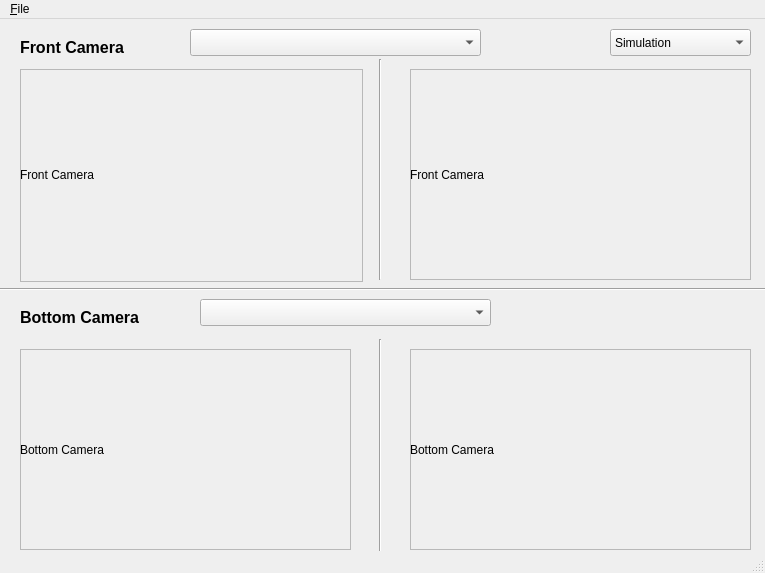
<?xml version="1.0" encoding="UTF-8"?>
<ui version="4.0">
 <author>huixian</author>
 <class>Vision</class>
 <widget class="QMainWindow" name="Vision">
  <property name="geometry">
   <rect>
    <x>0</x>
    <y>0</y>
    <width>765</width>
    <height>573</height>
   </rect>
  </property>
  <property name="sizePolicy">
   <sizepolicy hsizetype="Preferred" vsizetype="Preferred">
    <horstretch>0</horstretch>
    <verstretch>0</verstretch>
   </sizepolicy>
  </property>
  <property name="minimumSize">
   <size>
    <width>341</width>
    <height>211</height>
   </size>
  </property>
  <property name="windowTitle">
   <string>Vision</string>
  </property>
  <widget class="QWidget" name="centralwidget">
   <widget class="QWidget" name="verticalLayoutWidget">
    <property name="geometry">
     <rect>
      <x>20</x>
      <y>50</y>
      <width>343</width>
      <height>213</height>
     </rect>
    </property>
    <layout class="QVBoxLayout">
     <item>
      <widget class="QFrame" name="frontcam_2">
       <property name="minimumSize">
        <size>
         <width>0</width>
         <height>0</height>
        </size>
       </property>
       <property name="frameShape">
        <enum>QFrame::StyledPanel</enum>
       </property>
       <property name="frameShadow">
        <enum>QFrame::Raised</enum>
       </property>
       <widget class="QLabel" name="labelFront">
        <property name="geometry">
         <rect>
          <x>0</x>
          <y>0</y>
          <width>341</width>
          <height>211</height>
         </rect>
        </property>
        <property name="minimumSize">
         <size>
          <width>0</width>
          <height>0</height>
         </size>
        </property>
        <property name="text">
         <string>Front Camera</string>
        </property>
       </widget>
      </widget>
     </item>
    </layout>
   </widget>
   <widget class="QWidget" name="verticalLayoutWidget_2">
    <property name="geometry">
     <rect>
      <x>410</x>
      <y>50</y>
      <width>341</width>
      <height>211</height>
     </rect>
    </property>
    <layout class="QVBoxLayout" name="_2">
     <item>
      <widget class="QFrame" name="frontcamfiltered">
       <property name="frameShape">
        <enum>QFrame::StyledPanel</enum>
       </property>
       <property name="frameShadow">
        <enum>QFrame::Raised</enum>
       </property>
       <widget class="QLabel" name="labelFrontFiltered">
        <property name="geometry">
         <rect>
          <x>0</x>
          <y>0</y>
          <width>341</width>
          <height>211</height>
         </rect>
        </property>
        <property name="text">
         <string>Front Camera</string>
        </property>
       </widget>
      </widget>
     </item>
    </layout>
   </widget>
   <widget class="QWidget" name="verticalLayoutWidget_3">
    <property name="geometry">
     <rect>
      <x>20</x>
      <y>330</y>
      <width>331</width>
      <height>201</height>
     </rect>
    </property>
    <layout class="QVBoxLayout" name="_4">
     <item>
      <widget class="QFrame" name="bottomcam_2">
       <property name="frameShape">
        <enum>QFrame::StyledPanel</enum>
       </property>
       <property name="frameShadow">
        <enum>QFrame::Raised</enum>
       </property>
       <widget class="QLabel" name="labelBottom">
        <property name="geometry">
         <rect>
          <x>0</x>
          <y>0</y>
          <width>331</width>
          <height>201</height>
         </rect>
        </property>
        <property name="text">
         <string>Bottom Camera</string>
        </property>
       </widget>
      </widget>
     </item>
    </layout>
   </widget>
   <widget class="QWidget" name="verticalLayoutWidget_4">
    <property name="geometry">
     <rect>
      <x>410</x>
      <y>330</y>
      <width>341</width>
      <height>201</height>
     </rect>
    </property>
    <layout class="QVBoxLayout" name="_3">
     <item>
      <widget class="QFrame" name="bottomcamfiltered">
       <property name="frameShape">
        <enum>QFrame::StyledPanel</enum>
       </property>
       <property name="frameShadow">
        <enum>QFrame::Raised</enum>
       </property>
       <widget class="QLabel" name="labelBottomFiltered">
        <property name="geometry">
         <rect>
          <x>0</x>
          <y>0</y>
          <width>341</width>
          <height>201</height>
         </rect>
        </property>
        <property name="text">
         <string>Bottom Camera</string>
        </property>
       </widget>
      </widget>
     </item>
    </layout>
   </widget>
   <widget class="Line" name="line">
    <property name="geometry">
     <rect>
      <x>-10</x>
      <y>260</y>
      <width>811</width>
      <height>20</height>
     </rect>
    </property>
    <property name="orientation">
     <enum>Qt::Horizontal</enum>
    </property>
   </widget>
   <widget class="QComboBox" name="frontfilter">
    <property name="geometry">
     <rect>
      <x>190</x>
      <y>10</y>
      <width>291</width>
      <height>27</height>
     </rect>
    </property>
   </widget>
   <widget class="QComboBox" name="bottomfilter">
    <property name="geometry">
     <rect>
      <x>200</x>
      <y>280</y>
      <width>291</width>
      <height>27</height>
     </rect>
    </property>
   </widget>
   <widget class="QLabel" name="bottomcam">
    <property name="geometry">
     <rect>
      <x>20</x>
      <y>290</y>
      <width>131</width>
      <height>17</height>
     </rect>
    </property>
    <property name="font">
     <font>
      <pointsize>12</pointsize>
      <weight>75</weight>
      <bold>true</bold>
     </font>
    </property>
    <property name="text">
     <string>Bottom Camera</string>
    </property>
   </widget>
   <widget class="QLabel" name="frontcam">
    <property name="geometry">
     <rect>
      <x>20</x>
      <y>20</y>
      <width>131</width>
      <height>17</height>
     </rect>
    </property>
    <property name="font">
     <font>
      <pointsize>12</pointsize>
      <weight>75</weight>
      <bold>true</bold>
     </font>
    </property>
    <property name="text">
     <string>Front Camera</string>
    </property>
   </widget>
   <widget class="Line" name="line_2">
    <property name="geometry">
     <rect>
      <x>370</x>
      <y>40</y>
      <width>20</width>
      <height>221</height>
     </rect>
    </property>
    <property name="orientation">
     <enum>Qt::Vertical</enum>
    </property>
   </widget>
   <widget class="Line" name="line_3">
    <property name="geometry">
     <rect>
      <x>370</x>
      <y>320</y>
      <width>20</width>
      <height>251</height>
     </rect>
    </property>
    <property name="orientation">
     <enum>Qt::Vertical</enum>
    </property>
   </widget>
   <widget class="QComboBox" name="source_ddm">
    <property name="geometry">
     <rect>
      <x>610</x>
      <y>10</y>
      <width>141</width>
      <height>27</height>
     </rect>
    </property>
    <item>
     <property name="text">
      <string>Simulation</string>
     </property>
    </item>
    <item>
     <property name="text">
      <string>Bag data</string>
     </property>
    </item>
   </widget>
  </widget>
  <widget class="QMenuBar" name="menubar">
   <property name="geometry">
    <rect>
     <x>0</x>
     <y>0</y>
     <width>765</width>
     <height>25</height>
    </rect>
   </property>
   <widget class="QMenu" name="menuFile">
    <property name="title">
     <string>&amp;File</string>
    </property>
    <addaction name="actionOpen"/>
    <addaction name="separator"/>
    <addaction name="actionSave"/>
    <addaction name="separator"/>
    <addaction name="actionQuit"/>
   </widget>
   <addaction name="menuFile"/>
  </widget>
  <widget class="QStatusBar" name="statusbar"/>
  <action name="actionOpen">
   <property name="text">
    <string>&amp;Open</string>
   </property>
   <property name="toolTip">
    <string>Open a .bag file</string>
   </property>
   <property name="shortcut">
    <string>Ctrl+O</string>
   </property>
  </action>
  <action name="actionSave">
   <property name="text">
    <string>&amp;Save</string>
   </property>
   <property name="toolTip">
    <string>Save a filtered image</string>
   </property>
   <property name="shortcut">
    <string>Ctrl+S</string>
   </property>
  </action>
  <action name="actionQuit">
   <property name="text">
    <string>&amp;Quit</string>
   </property>
   <property name="shortcut">
    <string>Ctrl+Q</string>
   </property>
  </action>
 </widget>
 <resources/>
 <connections>
  <connection>
   <sender>actionQuit</sender>
   <signal>triggered()</signal>
   <receiver>Vision</receiver>
   <slot>close()</slot>
   <hints>
    <hint type="sourcelabel">
     <x>-1</x>
     <y>-1</y>
    </hint>
    <hint type="destinationlabel">
     <x>397</x>
     <y>306</y>
    </hint>
   </hints>
  </connection>
 </connections>
 <slots>
  <slot>openFIle(int)</slot>
 </slots>
</ui>
